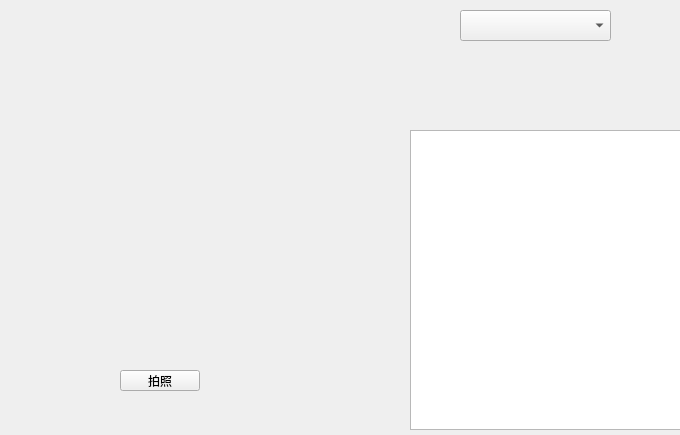
<?xml version="1.0" encoding="UTF-8"?>
<ui version="4.0">
 <class>ImageRecognition</class>
 <widget class="QWidget" name="ImageRecognition">
  <property name="geometry">
   <rect>
    <x>0</x>
    <y>0</y>
    <width>680</width>
    <height>435</height>
   </rect>
  </property>
  <property name="windowTitle">
   <string>ImageRecognition</string>
  </property>
  <property name="styleSheet">
   <string notr="true"/>
  </property>
  <widget class="QLabel" name="label">
   <property name="geometry">
    <rect>
     <x>30</x>
     <y>10</y>
     <width>900</width>
     <height>500</height>
    </rect>
   </property>
   <property name="minimumSize">
    <size>
     <width>900</width>
     <height>500</height>
    </size>
   </property>
   <property name="maximumSize">
    <size>
     <width>900</width>
     <height>500</height>
    </size>
   </property>
   <property name="text">
    <string/>
   </property>
   <property name="scaledContents">
    <bool>true</bool>
   </property>
   <property name="margin">
    <number>-1</number>
   </property>
  </widget>
  <widget class="QTextBrowser" name="textBrowser">
   <property name="geometry">
    <rect>
     <x>410</x>
     <y>130</y>
     <width>600</width>
     <height>300</height>
    </rect>
   </property>
   <property name="minimumSize">
    <size>
     <width>600</width>
     <height>300</height>
    </size>
   </property>
   <property name="maximumSize">
    <size>
     <width>250</width>
     <height>300</height>
    </size>
   </property>
  </widget>
  <widget class="QPushButton" name="pushButton">
   <property name="geometry">
    <rect>
     <x>120</x>
     <y>370</y>
     <width>80</width>
     <height>21</height>
    </rect>
   </property>
   <property name="text">
    <string>拍照</string>
   </property>
  </widget>
  <widget class="QComboBox" name="comboBox">
   <property name="geometry">
    <rect>
     <x>460</x>
     <y>10</y>
     <width>151</width>
     <height>31</height>
    </rect>
   </property>
  </widget>
 </widget>
 <resources/>
 <connections/>
</ui>
